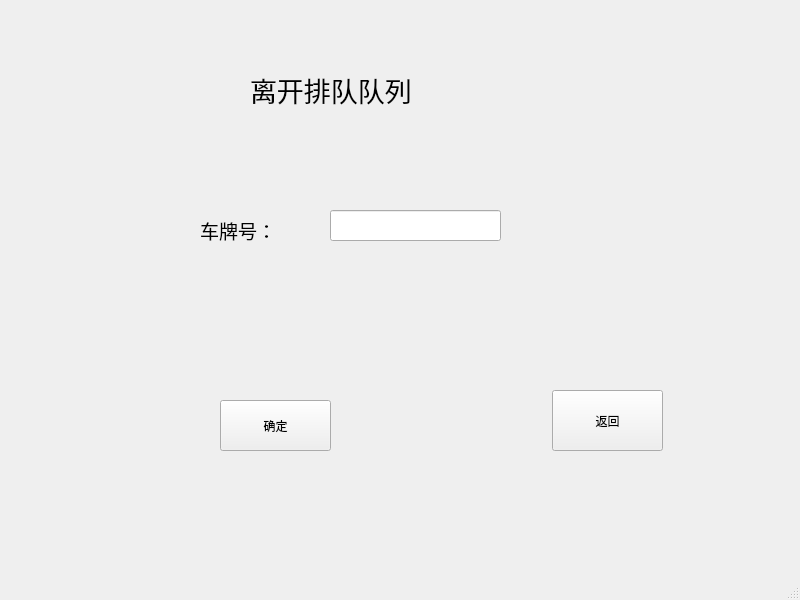
<?xml version="1.0" encoding="UTF-8"?>
<ui version="4.0">
 <class>CarLeftDeque</class>
 <widget class="QMainWindow" name="CarLeftDeque">
  <property name="geometry">
   <rect>
    <x>0</x>
    <y>0</y>
    <width>800</width>
    <height>600</height>
   </rect>
  </property>
  <property name="windowTitle">
   <string>MainWindow</string>
  </property>
  <widget class="QWidget" name="centralwidget">
   <widget class="QPushButton" name="pushButton">
    <property name="geometry">
     <rect>
      <x>552</x>
      <y>390</y>
      <width>111</width>
      <height>61</height>
     </rect>
    </property>
    <property name="text">
     <string>返回</string>
    </property>
   </widget>
   <widget class="QLabel" name="label">
    <property name="geometry">
     <rect>
      <x>250</x>
      <y>60</y>
      <width>321</width>
      <height>61</height>
     </rect>
    </property>
    <property name="text">
     <string>&lt;html&gt;&lt;head/&gt;&lt;body&gt;&lt;p&gt;&lt;span style=&quot; font-size:20pt;&quot;&gt;离开排队队列&lt;/span&gt;&lt;/p&gt;&lt;/body&gt;&lt;/html&gt;</string>
    </property>
   </widget>
   <widget class="QLabel" name="label_2">
    <property name="geometry">
     <rect>
      <x>200</x>
      <y>210</y>
      <width>111</width>
      <height>41</height>
     </rect>
    </property>
    <property name="text">
     <string>&lt;html&gt;&lt;head/&gt;&lt;body&gt;&lt;p&gt;&lt;span style=&quot; font-size:14pt;&quot;&gt;车牌号：&lt;/span&gt;&lt;/p&gt;&lt;/body&gt;&lt;/html&gt;</string>
    </property>
   </widget>
   <widget class="QLineEdit" name="lineEdit">
    <property name="geometry">
     <rect>
      <x>330</x>
      <y>210</y>
      <width>171</width>
      <height>31</height>
     </rect>
    </property>
   </widget>
   <widget class="QPushButton" name="pushButton_2">
    <property name="geometry">
     <rect>
      <x>220</x>
      <y>400</y>
      <width>111</width>
      <height>51</height>
     </rect>
    </property>
    <property name="text">
     <string>确定</string>
    </property>
   </widget>
  </widget>
  <widget class="QMenuBar" name="menubar">
   <property name="geometry">
    <rect>
     <x>0</x>
     <y>0</y>
     <width>800</width>
     <height>26</height>
    </rect>
   </property>
  </widget>
  <widget class="QStatusBar" name="statusbar"/>
 </widget>
 <resources/>
 <connections/>
</ui>
